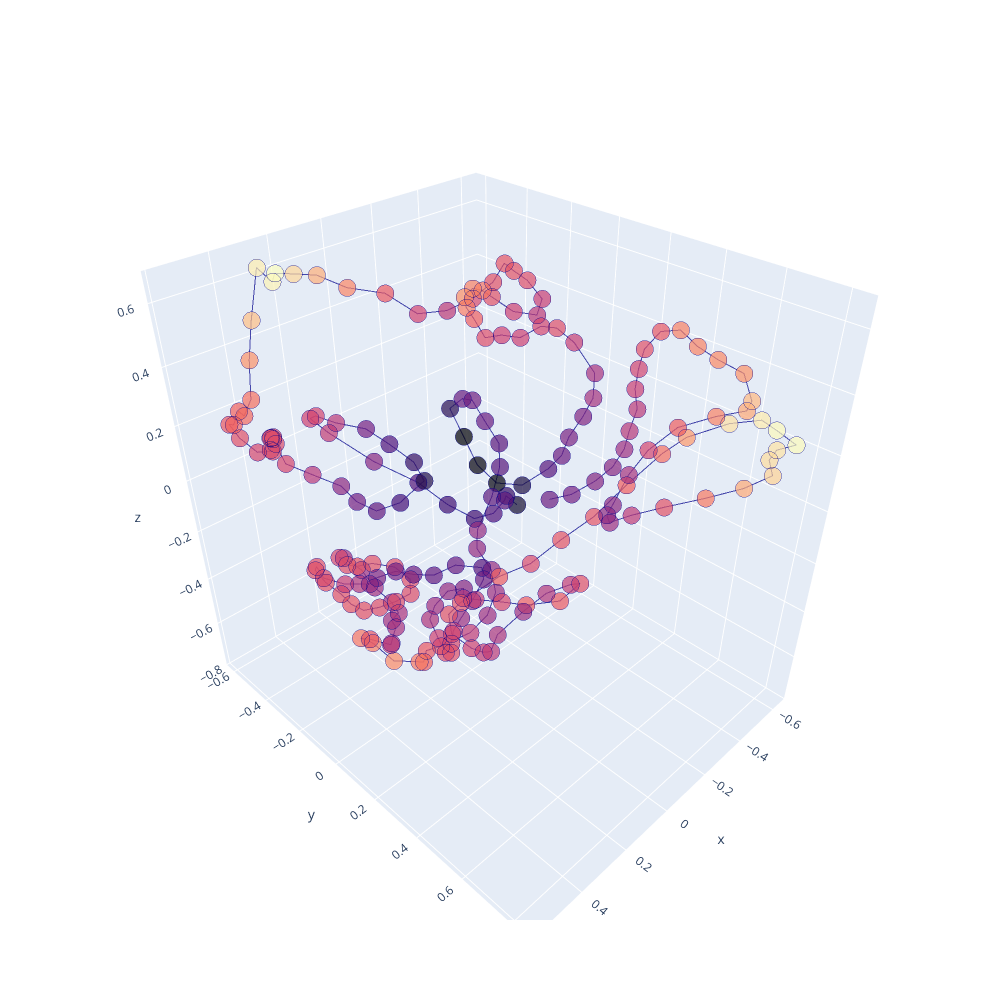

Source (notebook cell):
### Code cell
color = 'magma'
plot_pred_conf(trussart_pred_structure_superposed, pLDDT_iso, color)

### Figure 1 — Plotly figure (JSON) as saved in the notebook; plotly's stock layout.template omitted (floating-point values rounded to 4 significant figures; data arrays with more than 128 entries replaced by an {"elided": "..."} marker saying what was removed)
{"data": [{"line": {"color": "darkblue", "width": 2}, "marker": {"color": {"elided": "202 float values"}, "colorscale": [[0, "#000004"], [0.1111, "#180f3d"], [0.2222, "#440f76"], [0.3333, "#721f81"], [0.4444, "#9e2f7f"], [0.5556, "#cd4071"], [0.6667, "#f1605d"], [0.7778, "#fd9668"], [0.8889, "#feca8d"], [1, "#fcfdbf"]], "line": {"width": 3}, "size": 6}, "opacity": 0.7, "scene": "scene", "type": "scatter3d", "x": {"elided": "202 float values"}, "y": {"elided": "202 float values"}, "z": {"elided": "202 float values"}}], "layout": {"height": 1000, "scene": {"domain": {"x": [0, 1], "y": [0, 1]}}, "width": 1000}}
